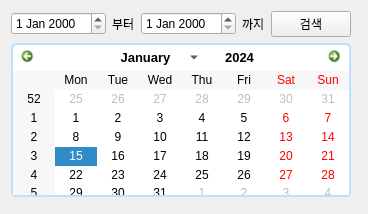
                     <widget class="QWidget" name="postSales">
                      <layout class="QVBoxLayout" name="verticalLayout_20">
                       <item>
                        <layout class="QGridLayout" name="gridLayout">
                         <item row="6" column="0">
                          <widget class="QWidget" name="widget_2" native="true"/>
                         </item>
                         <item row="2" column="0">
                          <layout class="QHBoxLayout" name="horizontalLayout_8">
                           <item>
                            <widget class="QDateEdit" name="dateEdit_2"/>
                           </item>
                           <item>
                            <widget class="QLabel" name="label_2">
                             <property name="text">
                              <string>부터</string>
                             </property>
                            </widget>
                           </item>
                           <item>
                            <widget class="QDateEdit" name="dateEdit"/>
                           </item>
                           <item>
                            <widget class="QLabel" name="label_3">
                             <property name="text">
                              <string>까지</string>
                             </property>
                            </widget>
                           </item>
                           <item>
                            <widget class="QPushButton" name="pushButton">
                             <property name="text">
                              <string>검색</string>
                             </property>
                            </widget>
                           </item>
                          </layout>
                         </item>
                         <item row="4" column="0">
                          <widget class="QCalendarWidget" name="calendarWidget">
                           <property name="maximumSize">
                            <size>
                             <width>400</width>
                             <height>400</height>
                            </size>
                           </property>
                           <property name="styleSheet">
                            <string notr="true">/* style for top navigation area ###############################################*/ 

#qt_calendar_navigationbar {
    background-color: #fff;
	border: 2px solid  #B8E2FF;
	border-bottom: 0px;
	border-top-left-radius: 5px;
	border-top-right-radius: 5px;
}

/* style for month change buttons ############################################ */

#qt_calendar_prevmonth, 
#qt_calendar_nextmonth {
	/* border delete */
    border: none;  
    /* delete default icons */
	qproperty-icon: none; 
	
    min-width: 13px;
    max-width: 13px;
    min-height: 13px;
    max-height: 13px;

    border-radius: 5px; 
	/* set background transparent */
    background-color: transparent; 
	padding: 5px;
}

/* style for pre month button ############################################ */

#qt_calendar_prevmonth {
	/* set text for button */
	/*qproperty-text: &amp;quot;&amp;gt;&amp;quot;;*/
	margin-left:5px;
	image: url(:/icon/arrow-119-48.ico);
}

/* style for next month button ########################################### */
#qt_calendar_nextmonth {
	margin-right:5px;
	image: url(:/icon/arrow-19-48.ico);
    /* qproperty-text: &amp;quot;&amp;gt;&amp;quot;; */
}
#qt_calendar_prevmonth:hover, 
#qt_calendar_nextmonth:hover {
    background-color: #55aaff;
}

#qt_calendar_prevmonth:pressed, 
#qt_calendar_nextmonth:pressed {
    background-color: rgba(235, 235, 235, 100);
}


/* Style for month and yeat buttons #################################### */

#qt_calendar_yearbutton {
    color: #000;
	margin:5px;
    border-radius: 5px;
	font-size: 13px;
	padding:0px 10px;
}

 #qt_calendar_monthbutton {
	width: 110px;
    color: #000;
	font-size: 13px;
	margin:5px 0px;
    border-radius: 5px;
	padding:0px 2px;
}

#qt_calendar_yearbutton:hover, 
#qt_calendar_monthbutton:hover {
    background-color: #55aaff;
}

#qt_calendar_yearbutton:pressed, 
#qt_calendar_monthbutton:pressed {
    background-color: rgba(235, 235, 235, 100);
}

/* Style for year input lineEdit ######################################*/

#qt_calendar_yearedit {
    min-width: 53px;
    color: #000;
    background: transparent;
	font-size: 13px;
}

/* Style for year change buttons ######################################*/

#qt_calendar_yearedit::up-button { 
	image: url(:/icon/arrow-151-48.ico);
    subcontrol-position: right;
}

#qt_calendar_yearedit::down-button { 
	image: url(:/icon/arrow-213-48.ico);
    subcontrol-position: left; 
}

#qt_calendar_yearedit::down-button, 
#qt_calendar_yearedit::up-button {
	width:10px;
	padding: 0px 5px;
	border-radius:3px;
}

#qt_calendar_yearedit::down-button:hover, 
#qt_calendar_yearedit::up-button:hover {
	background-color: #55aaff;
}

/* Style for month select menu ##################################### */

#calendarWidget QToolButton QMenu {
     background-color: white;

}
#calendarWidget QToolButton QMenu::item {
	/*padding: 10px;*/
}
 #calendarWidget QToolButton QMenu::item:selected:enabled {
    background-color: #55aaff;
}

#calendarWidget QToolButton::menu-indicator {
	/* Remove toolButton arrow */
      /*image: none; */
	nosubcontrol-origin: margin;
	subcontrol-position: right center;
	margin-top: 10px;
	width:20px;
}

/* Style for calendar table ########################################## */
#qt_calendar_calendarview {
	/* Remove the selected dashed box */
    outline: 0px;

	border: 2px solid  #B8E2FF;
	border-top: 0px;
	border-bottom-left-radius: 5px;
	border-bottom-right-radius: 5px;
}

#qt_calendar_calendarview::item:hover {
   border-radius:5px;
	background-color:#aaffff;
}

#qt_calendar_calendarview::item:selected {
    background-color: #55aa7f; 
	border-radius:5px;
}</string>
                           </property>
                          </widget>
                         </item>
                         <item row="4" column="3">
                          <widget class="QWidget" name="widget" native="true"/>
                         </item>
                         <item row="6" column="3">
                          <widget class="QWidget" name="widget_3" native="true"/>
                         </item>
                        </layout>
                       </item>
                      </layout>
                     </widget>
